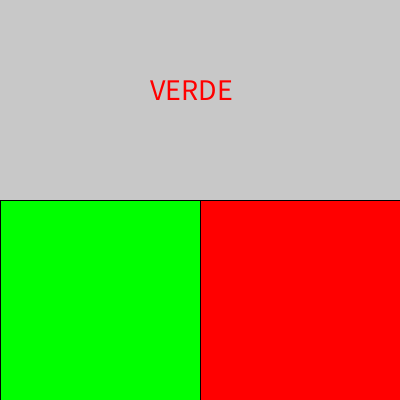
Frame 1 (no input)
Frame 60 (the mouse pressed at the canvas centre just before this capture): identical to frame 1, image omitted
Frame 120 (the mouse held since frame 60 and released just before this capture): identical to frame 1, image omitted

The Processing sketch that drew this single still picture (run headless with seeded random() and noise(); from frame 60 on, the mouse is pressed at the canvas centre):

// Processing sketch: colores_texto_random_funciones_al_extremo
// ── colores_texto_random_funciones_al_extremo.pde
color colorTexto;
color colorRandom1;
color colorRandom2;
String textoDelColor;
String respuesta;
boolean hiceClick;

void setup() {
  size(400, 400);
  textSize(30);
  iniciar();
}

void draw() {
  background(200);  
  if(!hiceClick){
    dibujarPantallaPrincipal();
  }else{
    dibujarPantallaRespuesta();
  }
}

void mouseClicked() {
  mousePresionado();
}

void keyPressed(){
  teclaPresionada();
}

// ── eventos.pde

void mousePresionado() {
  if (hiceClickEnRecuadroIzquierdo()) {
    if (hiceClickCorrectamente()) {
      respuesta = "Excelente!";
    } else {
      respuesta = "Error!";
    }
  } else if (hiceClickEnRecuadroDerecho()) {
    if (hiceClickCorrectamente()) {
      respuesta = "Excelente!";
    } else {
      respuesta = "Error!";
    }
  }
}

void teclaPresionada() {
  if (hiceClick && key == 'r') {
    iniciar();
  }
}

// ── general.pde
void iniciar() {
  hiceClick = false;
  generarTexto();
  generarCuadroColor();
}

void generarTexto() {
  if (random(0, 10)>5) {
    textoDelColor = "VERDE";
    colorTexto = color(255, 0, 0);
  } else {
    textoDelColor = "ROJO";
    colorTexto = color(0, 255, 0);
  }
}

void generarCuadroColor() {
  if (random(0, 10)>5) {
    colorRandom1 = color(255, 0, 0);  
    colorRandom2 = color(0, 255, 0);
  } else {
    colorRandom1 = color(0, 255, 0);  
    colorRandom2 = color(255, 0, 0);
  }
}

boolean hiceClickCorrectamente() {
  if (textoDelColor == "VERDE") {
    if (red(get(mouseX, mouseY)) == 255) {
      return true;
    }
  } else {
    if (green(get(mouseX, mouseY)) == 255) {
      return true;
    }
  }
  return false;
}

boolean hiceClickEnRecuadroDerecho() {
  boolean resultado = mouseX > width/2 && mouseY > height/2;
  if (resultado) {
    hiceClick = true;
  }

  return resultado;
}

boolean hiceClickEnRecuadroIzquierdo() {
  boolean resultado = mouseX < width/2 && mouseY > height/2;
  if (resultado) {
    hiceClick = true;
  }

  return resultado;
}

// ── pantallas.pde

void dibujarPantallaPrincipal() {
  fill(colorTexto);
  text(textoDelColor, 150, 100);

  fill(colorRandom1);
  rect(0, height/2, width/2, height/2);

  fill(colorRandom2);
  rect(width/2, height/2, width/2, height/2);
}

void dibujarPantallaRespuesta() {
  fill(0);
  text(respuesta, 150, 100);
}
